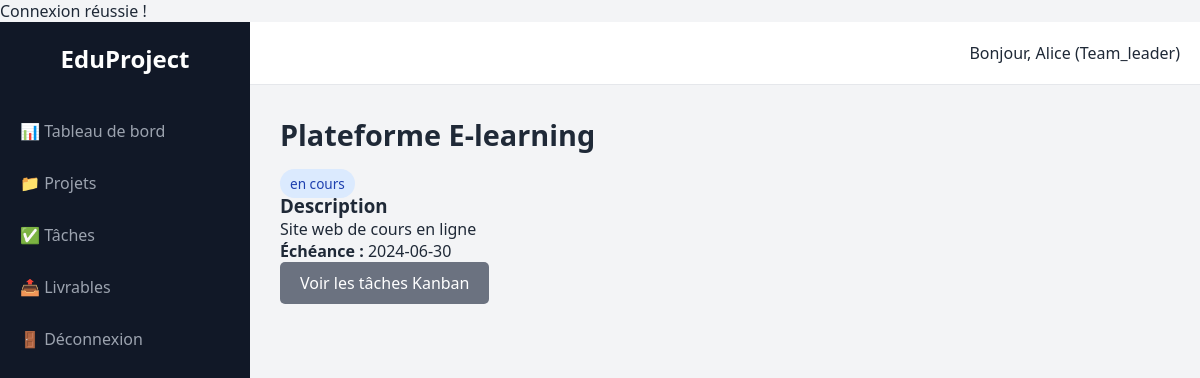
The app's page /project_detail.php?id=1 (signed in) with its own data.
### tables this page shows
CREATE TABLE projects (
    id INT AUTO_INCREMENT PRIMARY KEY,
    title VARCHAR(150),
    description TEXT,
    status ENUM('proposé', 'validé', 'en cours', 'en retard', 'livré', 'soutenu', 'clôturé') DEFAULT 'proposé',
    start_date DATE,
    end_date DATE,
    created_by INT,
    supervisor_id INT NULL,
    created_at TIMESTAMP DEFAULT CURRENT_TIMESTAMP,
    FOREIGN KEY (created_by) REFERENCES users(id),
    FOREIGN KEY (supervisor_id) REFERENCES users(id)
);

### project_detail.php (the view, shortened to what this page needs)
<?php
require_once 'includes/db.php';
$projectId = $_GET['id'] ?? 0;
$stmt = $pdo->prepare("SELECT * FROM projects WHERE id = ?");
$stmt->execute([$projectId]);
$project = $stmt->fetch();
include 'includes/header.php';
?>
<h1><?= htmlspecialchars($project['title']) ?></h1>
<p><span class="badge status-<?= str_replace(' ', '-', $project['status']) ?>"><?= $project['status'] ?></span></p>
<div class="card">
    <h3>Description</h3>
    <p><?= nl2br(htmlspecialchars($project['description'])) ?></p>
    <p><strong>Échéance :</strong> <?= $project['end_date'] ?></p>
</div>
<a href="tasks.php?project_id=<?= $project['id'] ?>" class="btn btn-secondary">Voir les tâches Kanban</a>
<?php include 'includes/footer.php'; ?>

### assets/css/style.css (style rules this page uses)
:root { --primary: #1A56DB; --sidebar-bg: #111827; --bg: #F3F4F6; --text: #1F2937; --card-bg: #FFFFFF; }
* { box-sizing: border-box; margin: 0; padding: 0; font-family: 'Segoe UI', Tahoma, Geneva, Verdana, sans-serif; }
body { background-color: var(--bg); color: var(--text); }
h1 { margin-bottom: 20px; font-size: 1.8rem; }
.btn { padding: 10px 20px; border: none; border-radius: 5px; cursor: pointer; text-decoration: none; display: inline-block; }
.btn-secondary { background: #6B7280; color: white; }
.badge { padding: 5px 10px; border-radius: 20px; font-size: 0.85rem; background: #E5E7EB; color: #374151; }
.status-en-cours { background: #DBEAFE; color: #1E40AF; }

### records on screen
projects: title "Plateforme E-learning", status "en cours", description "Site web de cours en ligne", end_date "2024-06-30"

### other values on screen
$_SESSION['first_name'] "Alice"
$_SESSION['role'] "Team_leader"
